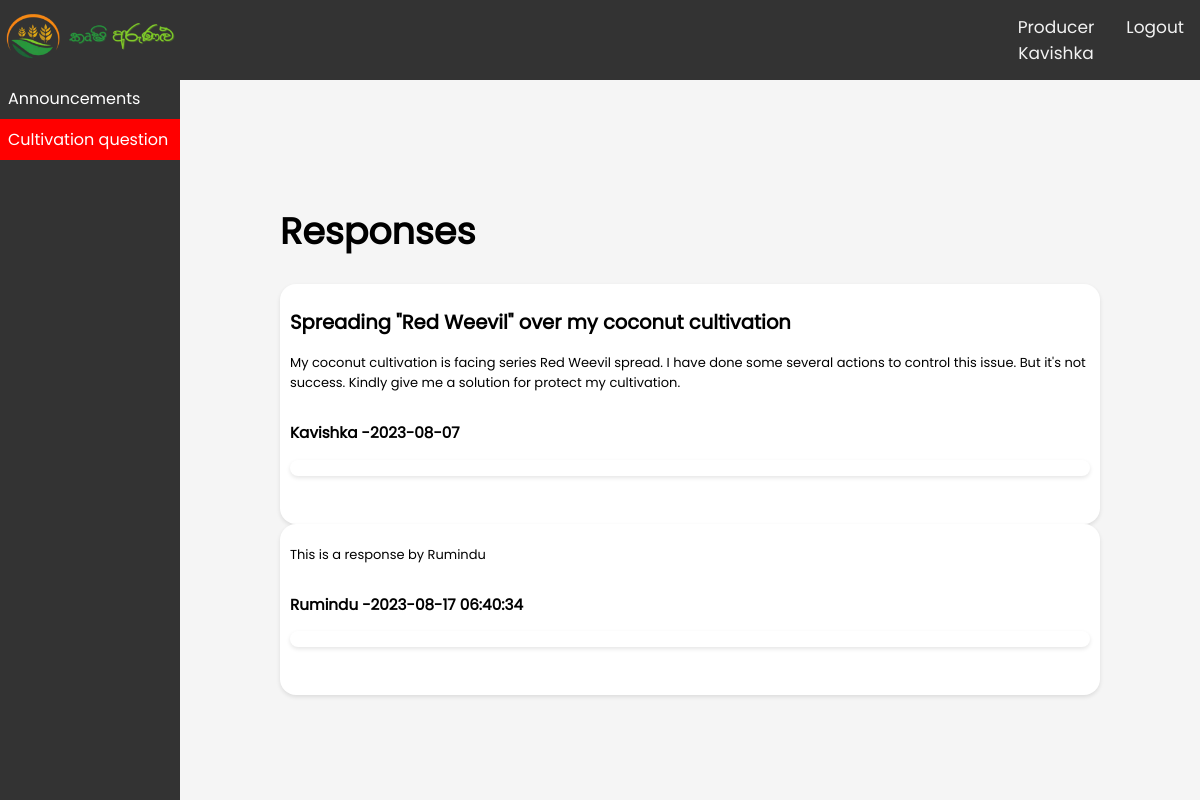
The app's page /CultivationQuestions/detail/1 (signed in) with its own data.
### tables this page shows
CREATE TABLE `cultivation_question_response` (
  `id` int(11) NOT NULL,
  `question_id` int(11) NOT NULL,
  `agri_officer_id` int(11) NOT NULL,
  `responded_date_time` datetime NOT NULL DEFAULT current_timestamp(),
  `content` text NOT NULL
);

CREATE TABLE `cultivation_question` (
  `id` int(11) NOT NULL,
  `producer_name` varchar(255) NOT NULL,
  `title` varchar(255) NOT NULL,
  `content` text NOT NULL,
  `image` text NOT NULL,
  `asked_date_time` date NOT NULL DEFAULT current_timestamp(),
  `category` varchar(100) NOT NULL
);

CREATE TABLE `registered_user` (
  `id` int(11) NOT NULL,
  `nic` varchar(20) NOT NULL,
  `role` varchar(20) NOT NULL,
  `name` varchar(255) NOT NULL,
  `address` text NOT NULL,
  `district` varchar(20) NOT NULL,
  `email` varchar(100) NOT NULL,
  `contact_no` int(11) NOT NULL,
  `hash_password` varchar(255) NOT NULL
);

### app/libraries/Core.php (called while the page is built, shortened)
<?php
  class Core {
    protected $currentMethod = 'login';
    public function __construct(){
      $url = $this->getUrl();
      if(isset($url[0])){
      if(file_exists('../app/controllers/' . ucwords($url[0]) . '.php')){
          unset($url[0]);
        }
        else{
          echo "There is no controller under this name ".$url[0];
          die();
        }
      }
      $this->currentController = new $this->currentController;
      if(isset($url[1])){
        if(method_exists($this->currentController, $url[1])){
          $this->currentMethod = $url[1];
          unset($url[1]);
        }
      }
      $this->params = $url ? array_values($url) : [];
      call_user_func_array([$this->currentController, $this->currentMethod], $this->params);
    }
    public function getUrl(){
      if(isset($_GET['url'])){
        $url = rtrim($_GET['url'], '/');
        $url = filter_var($url, FILTER_SANITIZE_URL);
        $url = explode('/', $url);
        return ($url);
      }
    }
  }

### public/index.php (called while the page is built, shortened)
<?php
  $init = new Core;

### app/libraries/Database.php (called while the page is built, shortened)
<?php
  class Database{
    private $host = DB_HOST;
    private $user = DB_USER;
    private $pass = DB_PASS;
    private $dbname = DB_NAME;
    private $dbh;
    private $stmt;
    public function __construct(){
      $dsn = 'mysql:host='. $this->host . ';dbname='. $this->dbname;
      $options = array(
        PDO::ATTR_PERSISTENT => true,
        PDO::ATTR_ERRMODE => PDO::ERRMODE_EXCEPTION
      );
      try{
        $this->dbh = new PDO($dsn, $this->user, $this->pass, $options);
      }catch(PDOException $e){
        $this->error = $e->getMessage();
        echo $this->error;
      }
    }
    public function query($sql){
      $this->stmt = $this->dbh->prepare($sql);
    }
    public function bind($param, $value, $type = null){
      if(is_null($type)){
        switch(true){
          default:
            $type = PDO::PARAM_STR;
        }
      }
      $this->stmt->bindValue($param, $value, $type);
    }
    public function execute(){
      return $this->stmt->execute();
    }
    public function resultSet(){
      $this->execute();
      return $this->stmt->fetchAll(PDO::FETCH_OBJ);
    }
  }

### app/models/M_CultivationQuestions.php (called while the page is built, shortened)
<?php
  class M_CultivationQuestions {
    private $db;
    public function __construct(){
      $this->db = new Database;
    }
      public function getCultivationQuestionResponse($id){
      $this->db->query("select
        a.id as 'response_id',
        a.question_id as 'question_id',
        a.agri_officer_id as 'agri_officer_id',
        a.responded_date_time as 'responded_date_time',
        a.content as 'content',
        r.name as 'agri_officer_name',
        b.producer_name as 'producer_name',
        b.title as 'quesion_title',
        b.content as 'quesion_content',
        b.asked_date_time as 'asked_date_time'
        FROM cultivation_question_response a
        INNER JOIN cultivation_question b
        ON a.question_id=b.id
        INNER JOIN registered_user r
        ON a.agri_officer_id=r.id
        WHERE a.question_id = :id
        ORDER BY a.responded_date_time");
        $this->db->bind(':id', $id);
        $results = $this->db->resultSet();
        return $results;
    }
  }

### app/views/cultivationQuestions/v_detail.php (the view, shortened to what this page needs)
<?php require APPROOT. '/views/inc/header.php'; ?>
<?php require APPROOT. '/views/inc/topnavbar.php'; ?>
<?php if($_SESSION['user_role']=='Producer'){
  require APPROOT. '/views/inc/sidebar2.php';
}
else{
 require APPROOT. '/views/inc/sidebar.php';
}?>
<div class="body-container">
  <div style="display:flex; justify-content:space-between; align-items: center;" >
    <h1 style="font-size: 2.8em;">Responses</h1>
  </div>
  <?php foreach($data['CultivationQuestion'] as $cultivationQuestion) : ?>
  <div class="announcement-container">
    <h2><?php echo $cultivationQuestion->quesion_title;?></h2>
    <p><?php echo $cultivationQuestion->quesion_content;?></p>
        <div style="display:flex; justify-content: flex-start;">
          <h3><?php echo $cultivationQuestion->producer_name;?> - </h3>
          <h3><?php echo $cultivationQuestion->asked_date_time;?></h3>
        </div>
        <div class="announcement-container">
    </div>
    <br><br>
    <?php break;?>
  <?php endforeach; ?>
  </div>
  <?php foreach($data['CultivationQuestion'] as $cultivationQuestion) : ?>
  <div class="announcement-container">
    <p><?php echo $cultivationQuestion->content;?></p>
        <div style="display:flex; justify-content: flex-start;">
          <h3><?php echo $cultivationQuestion->agri_officer_name;?> - </h3>
          <h3><?php echo $cultivationQuestion->responded_date_time;?></h3>
        </div>
        <div class="announcement-container">
    </div>
    <br><br>
  <?php endforeach; ?>
<?php require APPROOT. '/views/inc/footer.php'; ?>

### public/css/styles.css (style rules this page uses)
body { font-family: Poppins-Regular; font-size: small; text-align: left; margin: 0px; background-color: #f5f5f5; }

### public/css/components/form_styles.css (style rules this page uses)
.announcement-container { padding:8px 10px 8px 10px ; background-color: #FFFFFF; border-radius: 16px; box-shadow: 0 2px 4px rgba(0, 0, 0, 0.1) }
.body-container { background-color: #f5f5f5; padding:100px 100px 100px 280px; height: 100%; }

### records on screen
cultivation_question_response: question.title "Spreading \"Red Weevil\" over my coconut cultivation", question.content "My coconut cultivation is facing series Red Weevil spread. I have done some several actions to control this issue. But it's not success. Kindly give me a solution for protect my cultivation.", question.producer_name "Kavishka", question.asked_date_time "2023-08-07", content "This is a response by Rumindu", agri_officer.name "Rumindu", responded_date_time "2023-08-17 06:40:34"

### other values on screen
$_SESSION['user_role'] "Producer"
$_SESSION['user_name'] "Kavishka"
